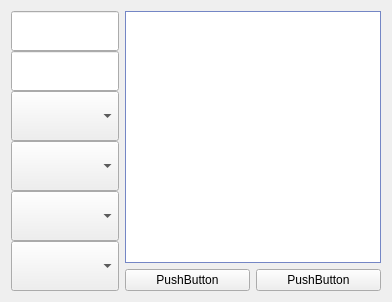
      <widget class="QWidget" name="ServiceTab">
       <property name="autoFillBackground">
        <bool>true</bool>
       </property>
       <attribute name="title">
        <string>Service</string>
       </attribute>
       <layout class="QGridLayout" name="gridLayout_2">
        <item row="0" column="0">
         <layout class="QHBoxLayout" name="horizontalLayout_2">
          <item>
           <layout class="QVBoxLayout" name="verticalLayout_2">
            <property name="spacing">
             <number>0</number>
            </property>
            <item>
             <widget class="QLineEdit" name="lineEdit_2">
              <property name="minimumSize">
               <size>
                <width>0</width>
                <height>40</height>
               </size>
              </property>
             </widget>
            </item>
            <item>
             <widget class="QLineEdit" name="lineEdit">
              <property name="minimumSize">
               <size>
                <width>0</width>
                <height>40</height>
               </size>
              </property>
             </widget>
            </item>
            <item>
             <widget class="QComboBox" name="comboBox_2">
              <property name="minimumSize">
               <size>
                <width>0</width>
                <height>50</height>
               </size>
              </property>
             </widget>
            </item>
            <item>
             <widget class="QComboBox" name="comboBox">
              <property name="minimumSize">
               <size>
                <width>0</width>
                <height>50</height>
               </size>
              </property>
             </widget>
            </item>
            <item>
             <widget class="QComboBox" name="comboBox_3">
              <property name="minimumSize">
               <size>
                <width>0</width>
                <height>50</height>
               </size>
              </property>
             </widget>
            </item>
            <item>
             <widget class="QComboBox" name="comboBox_4">
              <property name="minimumSize">
               <size>
                <width>0</width>
                <height>50</height>
               </size>
              </property>
             </widget>
            </item>
           </layout>
          </item>
          <item>
           <layout class="QVBoxLayout" name="verticalLayout_3">
            <item>
             <widget class="QListWidget" name="listWidget">
              <property name="palette">
               <palette>
                <active>
                 <colorrole role="WindowText">
                  <brush brushstyle="SolidPattern">
                   <color alpha="255">
                    <red>0</red>
                    <green>0</green>
                    <blue>0</blue>
                   </color>
                  </brush>
                 </colorrole>
                 <colorrole role="Button">
                  <brush brushstyle="SolidPattern">
                   <color alpha="255">
                    <red>151</red>
                    <green>174</green>
                    <blue>255</blue>
                   </color>
                  </brush>
                 </colorrole>
                 <colorrole role="Light">
                  <brush brushstyle="SolidPattern">
                   <color alpha="255">
                    <red>255</red>
                    <green>255</green>
                    <blue>255</blue>
                   </color>
                  </brush>
                 </colorrole>
                 <colorrole role="Midlight">
                  <brush brushstyle="SolidPattern">
                   <color alpha="255">
                    <red>203</red>
                    <green>214</green>
                    <blue>255</blue>
                   </color>
                  </brush>
                 </colorrole>
                 <colorrole role="Dark">
                  <brush brushstyle="SolidPattern">
                   <color alpha="255">
                    <red>75</red>
                    <green>87</green>
                    <blue>127</blue>
                   </color>
                  </brush>
                 </colorrole>
                 <colorrole role="Mid">
                  <brush brushstyle="SolidPattern">
                   <color alpha="255">
                    <red>101</red>
                    <green>116</green>
                    <blue>170</blue>
                   </color>
                  </brush>
                 </colorrole>
                 <colorrole role="Text">
                  <brush brushstyle="SolidPattern">
                   <color alpha="255">
                    <red>0</red>
                    <green>0</green>
                    <blue>0</blue>
                   </color>
                  </brush>
                 </colorrole>
                 <colorrole role="BrightText">
                  <brush brushstyle="SolidPattern">
                   <color alpha="255">
                    <red>255</red>
                    <green>255</green>
                    <blue>255</blue>
                   </color>
                  </brush>
                 </colorrole>
                 <colorrole role="ButtonText">
                  <brush brushstyle="SolidPattern">
                   <color alpha="255">
                    <red>0</red>
                    <green>0</green>
                    <blue>0</blue>
                   </color>
                  </brush>
                 </colorrole>
                 <colorrole role="Base">
                  <brush brushstyle="SolidPattern">
                   <color alpha="255">
                    <red>255</red>
                    <green>255</green>
                    <blue>255</blue>
                   </color>
                  </brush>
                 </colorrole>
                 <colorrole role="Window">
                  <brush brushstyle="SolidPattern">
                   <color alpha="255">
                    <red>151</red>
                    <green>174</green>
                    <blue>255</blue>
                   </color>
                  </brush>
                 </colorrole>
                 <colorrole role="Shadow">
                  <brush brushstyle="SolidPattern">
                   <color alpha="255">
                    <red>0</red>
                    <green>0</green>
                    <blue>0</blue>
                   </color>
                  </brush>
                 </colorrole>
                 <colorrole role="AlternateBase">
                  <brush brushstyle="SolidPattern">
                   <color alpha="255">
                    <red>203</red>
                    <green>214</green>
                    <blue>255</blue>
                   </color>
                  </brush>
                 </colorrole>
                 <colorrole role="ToolTipBase">
                  <brush brushstyle="SolidPattern">
                   <color alpha="255">
                    <red>255</red>
                    <green>255</green>
                    <blue>220</blue>
                   </color>
                  </brush>
                 </colorrole>
                 <colorrole role="ToolTipText">
                  <brush brushstyle="SolidPattern">
                   <color alpha="255">
                    <red>0</red>
                    <green>0</green>
                    <blue>0</blue>
                   </color>
                  </brush>
                 </colorrole>
                 <colorrole role="PlaceholderText">
                  <brush brushstyle="SolidPattern">
                   <color alpha="127">
                    <red>0</red>
                    <green>0</green>
                    <blue>0</blue>
                   </color>
                  </brush>
                 </colorrole>
                 <colorrole role="Accent">
                  <brush brushstyle="SolidPattern">
                   <color alpha="255">
                    <red>255</red>
                    <green>255</green>
                    <blue>255</blue>
                   </color>
                  </brush>
                 </colorrole>
                </active>
                <inactive>
                 <colorrole role="WindowText">
                  <brush brushstyle="SolidPattern">
                   <color alpha="255">
                    <red>0</red>
                    <green>0</green>
                    <blue>0</blue>
                   </color>
                  </brush>
                 </colorrole>
                 <colorrole role="Button">
                  <brush brushstyle="SolidPattern">
                   <color alpha="255">
                    <red>151</red>
                    <green>174</green>
                    <blue>255</blue>
                   </color>
                  </brush>
                 </colorrole>
                 <colorrole role="Light">
                  <brush brushstyle="SolidPattern">
                   <color alpha="255">
                    <red>255</red>
                    <green>255</green>
                    <blue>255</blue>
                   </color>
                  </brush>
                 </colorrole>
                 <colorrole role="Midlight">
                  <brush brushstyle="SolidPattern">
                   <color alpha="255">
                    <red>203</red>
                    <green>214</green>
                    <blue>255</blue>
                   </color>
                  </brush>
                 </colorrole>
                 <colorrole role="Dark">
                  <brush brushstyle="SolidPattern">
                   <color alpha="255">
                    <red>75</red>
                    <green>87</green>
                    <blue>127</blue>
                   </color>
                  </brush>
                 </colorrole>
                 <colorrole role="Mid">
                  <brush brushstyle="SolidPattern">
                   <color alpha="255">
                    <red>101</red>
                    <green>116</green>
                    <blue>170</blue>
                   </color>
                  </brush>
                 </colorrole>
                 <colorrole role="Text">
                  <brush brushstyle="SolidPattern">
                   <color alpha="255">
                    <red>0</red>
                    <green>0</green>
                    <blue>0</blue>
                   </color>
                  </brush>
                 </colorrole>
                 <colorrole role="BrightText">
                  <brush brushstyle="SolidPattern">
                   <color alpha="255">
                    <red>255</red>
                    <green>255</green>
                    <blue>255</blue>
                   </color>
                  </brush>
                 </colorrole>
                 <colorrole role="ButtonText">
                  <brush brushstyle="SolidPattern">
                   <color alpha="255">
                    <red>0</red>
                    <green>0</green>
                    <blue>0</blue>
                   </color>
                  </brush>
                 </colorrole>
                 <colorrole role="Base">
                  <brush brushstyle="SolidPattern">
                   <color alpha="255">
                    <red>255</red>
                    <green>255</green>
                    <blue>255</blue>
                   </color>
                  </brush>
                 </colorrole>
                 <colorrole role="Window">
                  <brush brushstyle="SolidPattern">
                   <color alpha="255">
                    <red>151</red>
                    <green>174</green>
                    <blue>255</blue>
                   </color>
                  </brush>
                 </colorrole>
                 <colorrole role="Shadow">
                  <brush brushstyle="SolidPattern">
                   <color alpha="255">
                    <red>0</red>
                    <green>0</green>
                    <blue>0</blue>
                   </color>
                  </brush>
                 </colorrole>
                 <colorrole role="AlternateBase">
                  <brush brushstyle="SolidPattern">
                   <color alpha="255">
                    <red>203</red>
                    <green>214</green>
                    <blue>255</blue>
                   </color>
                  </brush>
                 </colorrole>
                 <colorrole role="ToolTipBase">
                  <brush brushstyle="SolidPattern">
                   <color alpha="255">
                    <red>255</red>
                    <green>255</green>
                    <blue>220</blue>
                   </color>
                  </brush>
                 </colorrole>
                 <colorrole role="ToolTipText">
                  <brush brushstyle="SolidPattern">
                   <color alpha="255">
                    <red>0</red>
                    <green>0</green>
                    <blue>0</blue>
                   </color>
                  </brush>
                 </colorrole>
                 <colorrole role="PlaceholderText">
                  <brush brushstyle="SolidPattern">
                   <color alpha="127">
                    <red>0</red>
                    <green>0</green>
                    <blue>0</blue>
                   </color>
                  </brush>
                 </colorrole>
                 <colorrole role="Accent">
                  <brush brushstyle="SolidPattern">
                   <color alpha="255">
                    <red>255</red>
                    <green>255</green>
                    <blue>255</blue>
                   </color>
                  </brush>
                 </colorrole>
                </inactive>
                <disabled>
                 <colorrole role="WindowText">
                  <brush brushstyle="SolidPattern">
                   <color alpha="255">
                    <red>75</red>
                    <green>87</green>
                    <blue>127</blue>
                   </color>
                  </brush>
                 </colorrole>
                 <colorrole role="Button">
                  <brush brushstyle="SolidPattern">
                   <color alpha="255">
                    <red>151</red>
                    <green>174</green>
                    <blue>255</blue>
                   </color>
                  </brush>
                 </colorrole>
                 <colorrole role="Light">
                  <brush brushstyle="SolidPattern">
                   <color alpha="255">
                    <red>255</red>
                    <green>255</green>
                    <blue>255</blue>
                   </color>
                  </brush>
                 </colorrole>
                 <colorrole role="Midlight">
                  <brush brushstyle="SolidPattern">
                   <color alpha="255">
                    <red>203</red>
                    <green>214</green>
                    <blue>255</blue>
                   </color>
                  </brush>
                 </colorrole>
                 <colorrole role="Dark">
                  <brush brushstyle="SolidPattern">
                   <color alpha="255">
                    <red>75</red>
                    <green>87</green>
                    <blue>127</blue>
                   </color>
                  </brush>
                 </colorrole>
                 <colorrole role="Mid">
                  <brush brushstyle="SolidPattern">
                   <color alpha="255">
                    <red>101</red>
                    <green>116</green>
                    <blue>170</blue>
                   </color>
                  </brush>
                 </colorrole>
                 <colorrole role="Text">
                  <brush brushstyle="SolidPattern">
                   <color alpha="255">
                    <red>75</red>
                    <green>87</green>
                    <blue>127</blue>
                   </color>
                  </brush>
                 </colorrole>
                 <colorrole role="BrightText">
                  <brush brushstyle="SolidPattern">
                   <color alpha="255">
                    <red>255</red>
                    <green>255</green>
                    <blue>255</blue>
                   </color>
                  </brush>
                 </colorrole>
                 <colorrole role="ButtonText">
                  <brush brushstyle="SolidPattern">
                   <color alpha="255">
                    <red>75</red>
                    <green>87</green>
                    <blue>127</blue>
                   </color>
                  </brush>
                 </colorrole>
                 <colorrole role="Base">
                  <brush brushstyle="SolidPattern">
                   <color alpha="255">
                    <red>151</red>
                    <green>174</green>
                    <blue>255</blue>
                   </color>
                  </brush>
                 </colorrole>
                 <colorrole role="Window">
                  <brush brushstyle="SolidPattern">
                   <color alpha="255">
                    <red>151</red>
                    <green>174</green>
                    <blue>255</blue>
                   </color>
                  </brush>
                 </colorrole>
                 <colorrole role="Shadow">
                  <brush brushstyle="SolidPattern">
                   <color alpha="255">
                    <red>0</red>
                    <green>0</green>
                    <blue>0</blue>
                   </color>
                  </brush>
                 </colorrole>
                 <colorrole role="AlternateBase">
                  <brush brushstyle="SolidPattern">
                   <color alpha="255">
                    <red>151</red>
                    <green>174</green>
                    <blue>255</blue>
                   </color>
                  </brush>
                 </colorrole>
                 <colorrole role="ToolTipBase">
                  <brush brushstyle="SolidPattern">
                   <color alpha="255">
                    <red>255</red>
                    <green>255</green>
                    <blue>220</blue>
                   </color>
                  </brush>
                 </colorrole>
                 <colorrole role="ToolTipText">
                  <brush brushstyle="SolidPattern">
                   <color alpha="255">
                    <red>0</red>
                    <green>0</green>
                    <blue>0</blue>
                   </color>
                  </brush>
                 </colorrole>
                 <colorrole role="PlaceholderText">
                  <brush brushstyle="SolidPattern">
                   <color alpha="127">
                    <red>75</red>
                    <green>87</green>
                    <blue>127</blue>
                   </color>
                  </brush>
                 </colorrole>
                 <colorrole role="Accent">
                  <brush brushstyle="SolidPattern">
                   <color alpha="255">
                    <red>227</red>
                    <green>234</green>
                    <blue>255</blue>
                   </color>
                  </brush>
                 </colorrole>
                </disabled>
               </palette>
              </property>
              <property name="autoFillBackground">
               <bool>true</bool>
              </property>
             </widget>
            </item>
            <item>
             <layout class="QHBoxLayout" name="horizontalLayout">
              <item>
               <widget class="QPushButton" name="StartServiceButton">
                <property name="text">
                 <string>PushButton</string>
                </property>
               </widget>
              </item>
              <item>
               <widget class="QPushButton" name="AddServiceButton">
                <property name="text">
                 <string>PushButton</string>
                </property>
               </widget>
              </item>
             </layout>
            </item>
           </layout>
          </item>
         </layout>
        </item>
       </layout>
      </widget>
